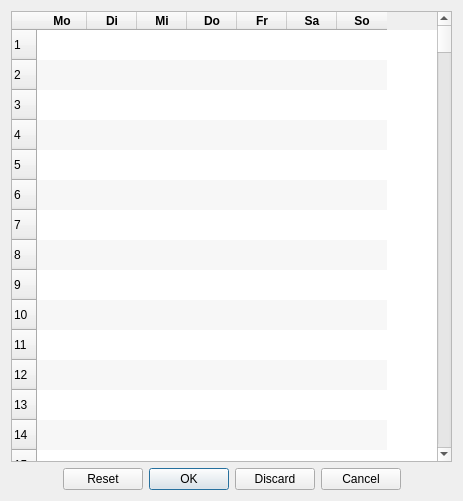
<?xml version="1.0" encoding="UTF-8"?>
<ui version="4.0">
 <class>Dialog</class>
 <widget class="QDialog" name="Dialog">
  <property name="geometry">
   <rect>
    <x>0</x>
    <y>0</y>
    <width>463</width>
    <height>501</height>
   </rect>
  </property>
  <property name="windowTitle">
   <string>Wähle Zeiten</string>
  </property>
  <layout class="QVBoxLayout" name="verticalLayout">
   <item>
    <widget class="QTableWidget" name="table">
     <property name="sizePolicy">
      <sizepolicy hsizetype="Preferred" vsizetype="Preferred">
       <horstretch>0</horstretch>
       <verstretch>0</verstretch>
      </sizepolicy>
     </property>
     <property name="verticalScrollBarPolicy">
      <enum>Qt::ScrollBarAsNeeded</enum>
     </property>
     <property name="horizontalScrollBarPolicy">
      <enum>Qt::ScrollBarAlwaysOff</enum>
     </property>
     <property name="sizeAdjustPolicy">
      <enum>QAbstractScrollArea::AdjustToContents</enum>
     </property>
     <property name="autoScroll">
      <bool>true</bool>
     </property>
     <property name="editTriggers">
      <set>QAbstractItemView::NoEditTriggers</set>
     </property>
     <property name="showDropIndicator" stdset="0">
      <bool>false</bool>
     </property>
     <property name="dragDropOverwriteMode">
      <bool>false</bool>
     </property>
     <property name="alternatingRowColors">
      <bool>true</bool>
     </property>
     <property name="selectionMode">
      <enum>QAbstractItemView::MultiSelection</enum>
     </property>
     <property name="horizontalScrollMode">
      <enum>QAbstractItemView::ScrollPerPixel</enum>
     </property>
     <property name="showGrid">
      <bool>false</bool>
     </property>
     <property name="gridStyle">
      <enum>Qt::SolidLine</enum>
     </property>
     <property name="wordWrap">
      <bool>false</bool>
     </property>
     <property name="cornerButtonEnabled">
      <bool>false</bool>
     </property>
     <property name="rowCount">
      <number>288</number>
     </property>
     <property name="columnCount">
      <number>7</number>
     </property>
     <attribute name="horizontalHeaderVisible">
      <bool>true</bool>
     </attribute>
     <attribute name="horizontalHeaderDefaultSectionSize">
      <number>50</number>
     </attribute>
     <attribute name="horizontalHeaderHighlightSections">
      <bool>false</bool>
     </attribute>
     <attribute name="horizontalHeaderStretchLastSection">
      <bool>false</bool>
     </attribute>
     <attribute name="verticalHeaderVisible">
      <bool>true</bool>
     </attribute>
     <attribute name="verticalHeaderHighlightSections">
      <bool>false</bool>
     </attribute>
     <attribute name="verticalHeaderShowSortIndicator" stdset="0">
      <bool>false</bool>
     </attribute>
     <attribute name="verticalHeaderStretchLastSection">
      <bool>true</bool>
     </attribute>
     <row/>
     <row/>
     <row/>
     <row/>
     <row/>
     <row/>
     <row/>
     <row/>
     <row/>
     <row/>
     <row/>
     <row/>
     <row/>
     <row/>
     <row/>
     <row/>
     <row/>
     <row/>
     <row/>
     <row/>
     <row/>
     <row/>
     <row/>
     <row/>
     <row/>
     <row/>
     <row/>
     <row/>
     <row/>
     <row/>
     <row/>
     <row/>
     <row/>
     <row/>
     <row/>
     <row/>
     <row/>
     <row/>
     <row/>
     <row/>
     <row/>
     <row/>
     <row/>
     <row/>
     <row/>
     <row/>
     <row/>
     <row/>
     <row/>
     <row/>
     <row/>
     <row/>
     <row/>
     <row/>
     <row/>
     <row/>
     <row/>
     <row/>
     <row/>
     <row/>
     <row/>
     <row/>
     <row/>
     <row/>
     <row/>
     <row/>
     <row/>
     <row/>
     <row/>
     <row/>
     <row/>
     <row/>
     <row/>
     <row/>
     <row/>
     <row/>
     <row/>
     <row/>
     <row/>
     <row/>
     <row/>
     <row/>
     <row/>
     <row/>
     <row/>
     <row/>
     <row/>
     <row/>
     <row/>
     <row/>
     <row/>
     <row/>
     <row/>
     <row/>
     <row/>
     <row/>
     <row/>
     <row/>
     <row/>
     <row/>
     <row/>
     <row/>
     <row/>
     <row/>
     <row/>
     <row/>
     <row/>
     <row/>
     <row/>
     <row/>
     <row/>
     <row/>
     <row/>
     <row/>
     <row/>
     <row/>
     <row/>
     <row/>
     <row/>
     <row/>
     <row/>
     <row/>
     <row/>
     <row/>
     <row/>
     <row/>
     <row/>
     <row/>
     <row/>
     <row/>
     <row/>
     <row/>
     <row/>
     <row/>
     <row/>
     <row/>
     <row/>
     <row/>
     <row/>
     <row/>
     <row/>
     <row/>
     <row/>
     <row/>
     <row/>
     <row/>
     <row/>
     <row/>
     <row/>
     <row/>
     <row/>
     <row/>
     <row/>
     <row/>
     <row/>
     <row/>
     <row/>
     <row/>
     <row/>
     <row/>
     <row/>
     <row/>
     <row/>
     <row/>
     <row/>
     <row/>
     <row/>
     <row/>
     <row/>
     <row/>
     <row/>
     <row/>
     <row/>
     <row/>
     <row/>
     <row/>
     <row/>
     <row/>
     <row/>
     <row/>
     <row/>
     <row/>
     <row/>
     <row/>
     <row/>
     <row/>
     <row/>
     <row/>
     <row/>
     <row/>
     <row/>
     <row/>
     <row/>
     <row/>
     <row/>
     <row/>
     <row/>
     <row/>
     <row/>
     <row/>
     <row/>
     <row/>
     <row/>
     <row/>
     <row/>
     <row/>
     <row/>
     <row/>
     <row/>
     <row/>
     <row/>
     <row/>
     <row/>
     <row/>
     <row/>
     <row/>
     <row/>
     <row/>
     <row/>
     <row/>
     <row/>
     <row/>
     <row/>
     <row/>
     <row/>
     <row/>
     <row/>
     <row/>
     <row/>
     <row/>
     <row/>
     <row/>
     <row/>
     <row/>
     <row/>
     <row/>
     <row/>
     <row/>
     <row/>
     <row/>
     <row/>
     <row/>
     <row/>
     <row/>
     <row/>
     <row/>
     <row/>
     <row/>
     <row/>
     <row/>
     <row/>
     <row/>
     <row/>
     <row/>
     <row/>
     <row/>
     <row/>
     <row/>
     <row/>
     <row/>
     <row/>
     <row/>
     <row/>
     <row/>
     <row/>
     <row/>
     <row/>
     <row/>
     <row/>
     <row/>
     <row/>
     <row/>
     <row/>
     <row/>
     <row/>
     <row/>
     <row/>
     <row/>
     <row/>
     <row/>
     <row/>
     <row/>
     <row/>
     <row/>
     <row/>
     <row/>
     <row/>
     <row/>
     <column>
      <property name="text">
       <string>Mo</string>
      </property>
      <property name="font">
       <font>
        <weight>75</weight>
        <bold>true</bold>
       </font>
      </property>
     </column>
     <column>
      <property name="text">
       <string>Di</string>
      </property>
      <property name="font">
       <font>
        <weight>75</weight>
        <bold>true</bold>
       </font>
      </property>
     </column>
     <column>
      <property name="text">
       <string>Mi</string>
      </property>
      <property name="font">
       <font>
        <weight>75</weight>
        <bold>true</bold>
       </font>
      </property>
     </column>
     <column>
      <property name="text">
       <string>Do</string>
      </property>
      <property name="font">
       <font>
        <weight>75</weight>
        <bold>true</bold>
       </font>
      </property>
     </column>
     <column>
      <property name="text">
       <string>Fr</string>
      </property>
      <property name="font">
       <font>
        <weight>75</weight>
        <bold>true</bold>
       </font>
      </property>
     </column>
     <column>
      <property name="text">
       <string>Sa</string>
      </property>
      <property name="font">
       <font>
        <weight>75</weight>
        <bold>true</bold>
       </font>
      </property>
     </column>
     <column>
      <property name="text">
       <string>So</string>
      </property>
      <property name="font">
       <font>
        <weight>75</weight>
        <bold>true</bold>
       </font>
      </property>
     </column>
    </widget>
   </item>
   <item>
    <widget class="QDialogButtonBox" name="buttonBox">
     <property name="orientation">
      <enum>Qt::Horizontal</enum>
     </property>
     <property name="standardButtons">
      <set>QDialogButtonBox::Cancel|QDialogButtonBox::Discard|QDialogButtonBox::Ok|QDialogButtonBox::Reset</set>
     </property>
     <property name="centerButtons">
      <bool>true</bool>
     </property>
    </widget>
   </item>
  </layout>
 </widget>
 <resources/>
 <connections>
  <connection>
   <sender>buttonBox</sender>
   <signal>accepted()</signal>
   <receiver>Dialog</receiver>
   <slot>accept()</slot>
   <hints>
    <hint type="sourcelabel">
     <x>248</x>
     <y>254</y>
    </hint>
    <hint type="destinationlabel">
     <x>157</x>
     <y>274</y>
    </hint>
   </hints>
  </connection>
  <connection>
   <sender>buttonBox</sender>
   <signal>rejected()</signal>
   <receiver>Dialog</receiver>
   <slot>reject()</slot>
   <hints>
    <hint type="sourcelabel">
     <x>316</x>
     <y>260</y>
    </hint>
    <hint type="destinationlabel">
     <x>286</x>
     <y>274</y>
    </hint>
   </hints>
  </connection>
 </connections>
</ui>
